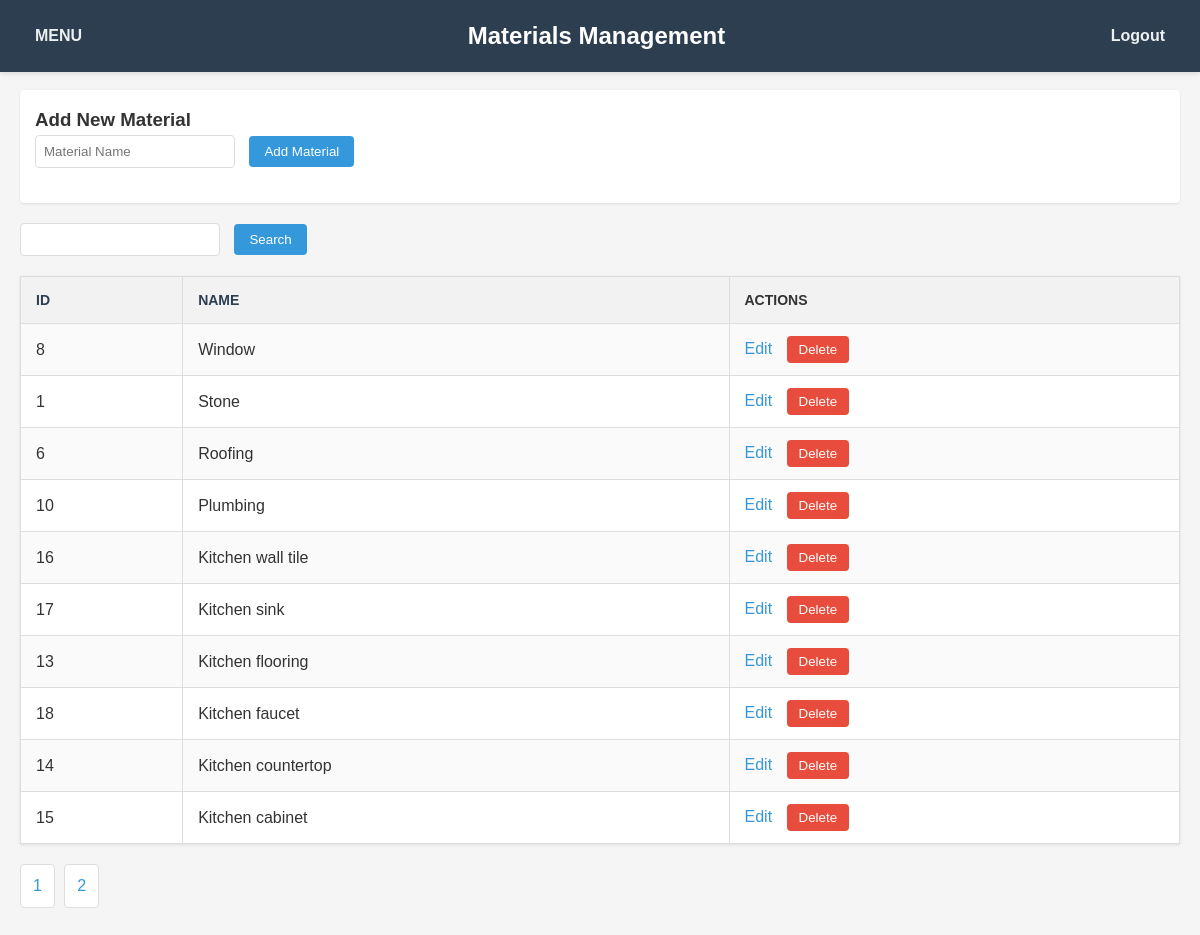
The app's page /admin/materials.php?sort=material_name&order=DESC (signed in) with its own data.
### tables this page shows
CREATE TABLE `materials` (
  `material_id` int(11) NOT NULL,
  `material_name` varchar(100) NOT NULL
);

### admin/materials.php (the view, shortened to what this page needs)
<?php
require_once 'db_connect.php';
$items_per_page = 10;
$page = isset($_GET['page']) ? (int)$_GET['page'] : 1;
$offset = ($page - 1) * $items_per_page;
$search = isset($_GET['search']) ? $_GET['search'] : '';
$sort = isset($_GET['sort']) ? $_GET['sort'] : 'material_id';
$order = isset($_GET['order']) ? $_GET['order'] : 'ASC';
$allowed_sorts = ['material_id', 'material_name'];
$sort = in_array($sort, $allowed_sorts) ? $sort : 'material_id';
$count_stmt = $pdo->prepare("SELECT COUNT(*) FROM materials WHERE material_name LIKE ?");
$count_stmt->execute(["%$search%"]);
$total_items = $count_stmt->fetchColumn();
$total_pages = ceil($total_items / $items_per_page);
$stmt = $pdo->prepare("SELECT * FROM materials WHERE material_name LIKE ? ORDER BY $sort $order LIMIT ? OFFSET ?");
$stmt->bindValue(1, "%$search%", PDO::PARAM_STR);
$stmt->bindValue(2, (int)$items_per_page, PDO::PARAM_INT);
$stmt->bindValue(3, (int)$offset, PDO::PARAM_INT);
$stmt->execute();
$materials = $stmt->fetchAll(PDO::FETCH_ASSOC);
?>
<!DOCTYPE html>
<html>
<head>
</head>
<body>
    <div class="navbar">
        <a href="../admin/menu.php" class="logout-link">MENU</a>
        <h2>Materials Management</h2>
        <a href="../login/logout.php" class="logout-link">Logout</a>
    </div>
    <div class="container">
        <div class="add-form">
            <h3>Add New Material</h3>
            <form method="POST">
                <input type="text" name="material_name" placeholder="Material Name" required>
                <input type="submit" name="add" value="Add Material">
            </form>
        </div>
        <form method="GET">
            <input type="text" name="search" value="<?php echo htmlspecialchars($search); ?>">
            <input type="submit" value="Search">
        </form>
        <table>
            <tr>
                <th><a href="?sort=material_id&order=<?php echo $order === 'ASC' ? 'DESC' : 'ASC'; ?>">ID</a></th>
                <th><a href="?sort=material_name&order=<?php echo $order === 'ASC' ? 'DESC' : 'ASC'; ?>">Name</a></th>
                <th>Actions</th>
            </tr>
            <?php foreach ($materials as $material): ?>
                <tr>
                    <td><?php echo $material['material_id']; ?></td>
                    <td><?php echo htmlspecialchars($material['material_name']); ?></td>
                    <td>
                        <a href="#" class="edit-btn" data-id="<?php echo $material['material_id']; ?>" data-name="<?php echo htmlspecialchars($material['material_name']); ?>">Edit</a>
                        <form method="POST" style="display:inline;">
                            <input type="submit" name="delete" value="Delete" onclick="return confirm('Are you sure?');">
                        </form>
                    </td>
                </tr>
            <?php endforeach; ?>
        </table>
        <?php
        for ($i = 1; $i <= $total_pages; $i++) {
            echo "<a href='?page=$i&sort=$sort&order=$order&search=" . urlencode($search) . "'>$i</a> ";
        }
        ?>
    </div>
</body>
</html>

### admin/materials.php (style rules this page uses)
* { margin: 0; padding: 0; box-sizing: border-box; }
body { font-family: Arial, sans-serif; background-color: #f5f5f5; color: #333; line-height: 1.6; }
.navbar { background-color: #2c3e50; padding: 15px 20px; position: fixed; top: 0; width: 100%; display: flex; justify-content: space-between; align-items: center; box-shadow: 0 2px 5px rgba(0,0,0,0.1); }
.navbar h2 { color: white; margin: 0; }
.logout-link { color: #ecf0f1; text-decoration: none; font-weight: bold; padding: 8px 15px; border-radius: 4px; transition: background-color 0.3s; }
.container { padding: 90px 20px 20px; max-width: 1200px; margin: 0 auto; }
form { margin-bottom: 20px; }
input[type="text"] { padding: 8px; width: 200px; border: 1px solid #ddd; border-radius: 4px; margin-right: 10px; }
input[type="submit"] { padding: 8px 15px; background-color: #3498db; color: white; border: none; border-radius: 4px; cursor: pointer; transition: background-color 0.3s; }
table { border-collapse: collapse; width: 100%; margin: 20px 0; background-color: white; box-shadow: 0 1px 3px rgba(0,0,0,0.1); }
th, td { border: 1px solid #ddd; padding: 12px 15px; text-align: left; }
th { background-color: #f2f2f2; font-weight: bold; text-transform: uppercase; font-size: 14px; }
tr:nth-child(even) { background-color: #fafafa; }
th a { color: #2c3e50; text-decoration: none; }
td a { color: #3498db; text-decoration: none; margin-right: 10px; }
input[name="delete"] { background-color: #e74c3c; color: white; border: none; padding: 6px 12px; border-radius: 4px; cursor: pointer; transition: background-color 0.3s; }
.container > a { display: inline-block; padding: 8px 12px; margin: 0 5px 10px 0; background-color: white; color: #3498db; text-decoration: none; border: 1px solid #ddd; border-radius: 4px; transition: all 0.3s; }
.add-form, .edit-modal { margin-bottom: 20px; padding: 15px; background-color: white; border-radius: 4px; box-shadow: 0 1px 3px rgba(0,0,0,0.1); }

### records on screen
materials: material_id "8", material_name "Window"
materials: material_id "1", material_name "Stone"
materials: material_id "6", material_name "Roofing"
materials: material_id "10", material_name "Plumbing"
materials: material_id "16", material_name "Kitchen wall tile"
materials: material_id "17", material_name "Kitchen sink"
materials: material_id "13", material_name "Kitchen flooring"
materials: material_id "18", material_name "Kitchen faucet"
materials: material_id "14", material_name "Kitchen countertop"
materials: material_id "15", material_name "Kitchen cabinet"
